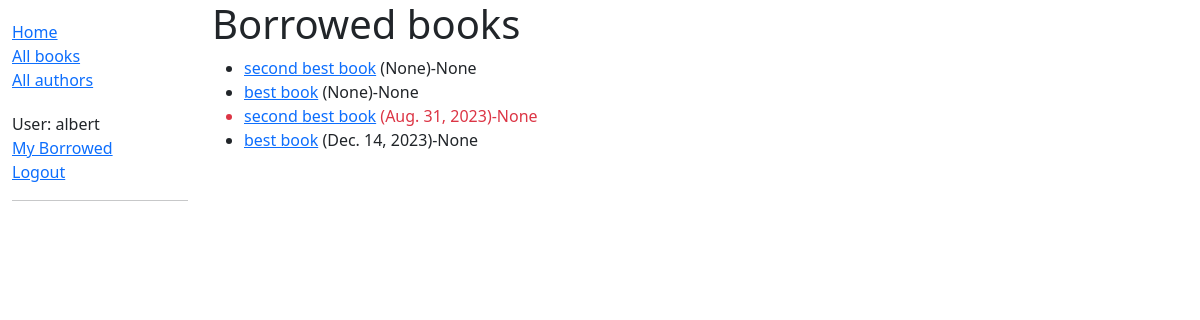
/catalog/allbooks/ (signed in), run on an earlier commit of the app's database.
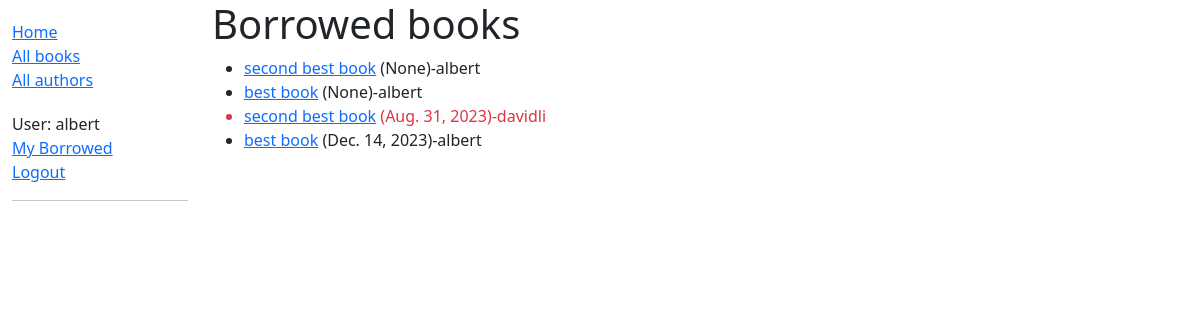
And on a later commit of the database.
### catalog/models.py (models this page shows, shortened)
class BookInstance(models.Model):
    id = models.UUIDField(primary_key=True, default=uuid.uuid4,
                          help_text="Unique ID for this particular book across whole library")
    book = models.ForeignKey('Book', on_delete=models.RESTRICT, null=True)
    imprint = models.CharField(max_length=200)
    due_back = models.DateField(null=True, blank=True)
    borrower = models.ForeignKey(User, on_delete=models.SET_NULL, null=True, blank=True)
    @property
    def is_overdue(self):
        return bool(self.due_back and date.today() > self.due_back)
    LOAN_STATUS = (
        ('d', 'Maintenance'),
        ('o', 'On loan'),
        ('a', 'Available'),
        ('r', 'Reserved'),
    )
    status = models.CharField(
        max_length=1,
        choices=LOAN_STATUS,
        blank=True,
        default='d',
        help_text='Book availability')
    class Meta:
        ordering = ['due_back']
        permissions = (("can_mark_returned", "Set book as returned"),)

class Book(models.Model):
    title = models.CharField(max_length=200)
    author = models.ForeignKey('Author', on_delete=models.SET_NULL, null=True)
    summary = models.TextField(max_length=1000, help_text="Enter a brief description of the book")
    isbn = models.CharField('ISBN', max_length=13,
                            unique=True,
                            help_text='13 Character <a href="https://www.isbn-international.org/content/what-isbn'
                                      '">ISBN number</a>')
    genre = models.ManyToManyField(Genre, help_text="Select a genre for this book")
    language = models.ForeignKey('Language', on_delete=models.SET_NULL, null=True)
    class Meta:
        ordering = ['title', 'author']
    def display_genre(self):
        """Creates a string for the Genre. This is required to display genre in Admin."""
        return ', '.join([genre.name for genre in self.genre.all()[:3]])
    display_genre.short_description = 'Genre'

### catalog/views.py (the view)
# urls.py: path('allbooks/', views.AllBorrowBooksListView.as_view(), name='all-books'),
class AllBorrowBooksListView(LoginRequiredMixin, generic.ListView):
    model = BookInstance
    template_name = 'catalog/allborrowbooks_list_borrowed.html'
    paginate_by = 10
    def get_queryset(self):
        return (
            BookInstance.objects.all()
        )

### catalog/templates/catalog/allborrowbooks_list_borrowed.html
{% extends "base_generic.html" %}
{% block content %}
    <h1>Borrowed books</h1>
    {% if bookinstance_list %}
    <ul>
      {% for bookinst in bookinstance_list %}
      <li class="{% if bookinst.is_overdue %}text-danger{% endif %}">
        <a href="{% url 'book-detail' bookinst.book.pk %}">{{ bookinst.book.title }}</a> ({{ bookinst.due_back }})-{{ bookinst.borrower }}
      </li>
      {% endfor %}
    </ul>
    {% else %}
      <p>There are no books borrowed.</p>
    {% endif %}
{% endblock %}

### catalog/templates/base_generic.html (shortened to what this page needs)
<!DOCTYPE html>
<html lang="en">
  <head>
    <link
      href="https://cdn.jsdelivr.net/npm/bootstrap@5.1.3/dist/css/bootstrap.min.css"
      rel="stylesheet"
 />
    {% load static %}
    <link rel="stylesheet" href="{% static 'css/styles.css' %}" />
  </head>
  <body>
    <div class="container-fluid">
      <div class="row">
        <div class="col-sm-2">
          {% block sidebar %}
            <ul class="sidebar-nav">
              <li><a href="{% url 'index' %}">Home</a></li>
              <li><a href="{% url 'books' %}">All books</a></li>
              <li><a href="{% url 'authors' %}">All authors</a></li>
              <ul class="sidebar-nav">
               {% if user.is_authenticated %}
                 <li>User: {{ user.get_username }}</li>
                 <li><a href="{% url 'my-borrowed' %}">My Borrowed</a></li>
                 <li><a href="{% url 'logout' %}?next={{ request.path }}">Logout</a></li>
               {% else %}
                 <li><a href="{% url 'login' %}?next={{ request.path }}">Login</a></li>
               {% endif %}
               <hr />
            </ul>
          {% endblock %}
        </div>
        <div class="col-sm-10 ">{% block content %}{% endblock %}
      </div>
      </div>
    </div>
  </body>
</html>

What changed in the data, as far as the page shows it:
changed BookInstance (number 1 of 4 on the later page): borrower "None" → "albert"
changed BookInstance (number 2 of 4 on the later page): borrower "None" → "albert"
changed BookInstance: borrower "None" → "davidli"
changed BookInstance "Dec. 14, 2023": borrower "None" → "albert"
